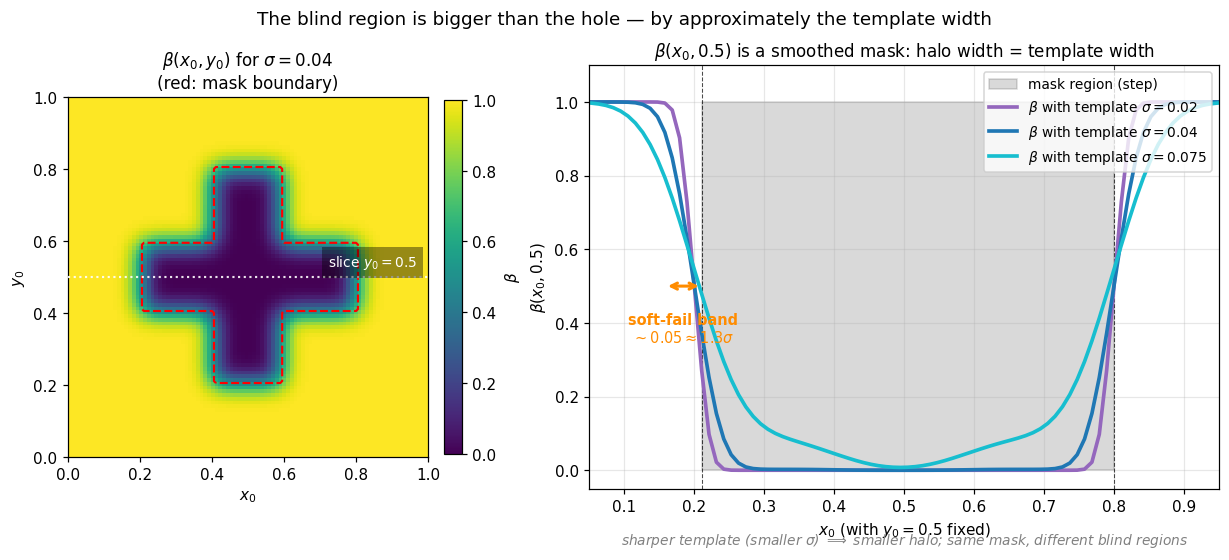

The Python source for this figure:
"""
The blind region is bigger than the hole. The geometric fact is that
beta(x_0, y_0) is a smoothed version of the mask indicator, smoothed
by the template kernel. So the "soft-fail" zone has width ~
template_sigma on each side of the mask, regardless of detection
threshold.

Show this directly: 1D slice through the cross mask with three
different template widths overlaid. The halo width scales linearly
with the template width.

Output: mf_2d_halo.png
"""

import os
import numpy as np
import matplotlib.pyplot as plt

OUTPUT_DIR = '/mnt/user-data/outputs'

N = 96
x_grid = np.linspace(0, 1, N)
y_grid = np.linspace(0, 1, N)
X, Y = np.meshgrid(x_grid, y_grid, indexing='ij')
dx = 1.0 / (N - 1)

# Cross mask
M = np.ones((N, N))
M[(X > 0.40) & (X < 0.60) & (Y > 0.20) & (Y < 0.80)] = 0
M[(X > 0.20) & (X < 0.80) & (Y > 0.40) & (Y < 0.60)] = 0


def beta_map(M, sigma):
    sigma_eff = sigma / np.sqrt(2)
    XX = np.minimum(X, 1 - X)
    YY = np.minimum(Y, 1 - Y)
    h_sq_kernel = np.exp(-(XX ** 2 + YY ** 2) / (2 * sigma_eff ** 2))
    h_sq_kernel /= h_sq_kernel.sum()
    return np.real(np.fft.ifft2(np.fft.fft2(M) * np.fft.fft2(h_sq_kernel)))


sigmas_to_show = [0.020, 0.040, 0.075]
beta_maps = {s: beta_map(M, s) for s in sigmas_to_show}

j_slice = N // 2
M_slice = M[:, j_slice]

mask_idx = np.where(M_slice < 0.5)[0]
mask_left = x_grid[mask_idx[0]]
mask_right = x_grid[mask_idx[-1]]
print(f"Cross arm boundary on slice: [{mask_left:.3f}, {mask_right:.3f}]")

fig = plt.figure(figsize=(13.5, 5.0))
gs = fig.add_gridspec(1, 2, width_ratios=[1, 1.6], wspace=0.25)

# Left: 2D beta map for the middle template width
ax = fig.add_subplot(gs[0])
sigma_show = 0.040
beta_show = beta_maps[sigma_show]
im = ax.imshow(beta_show.T, origin='lower', cmap='viridis', vmin=0, vmax=1,
               extent=[0, 1, 0, 1])
ax.contour(X.T, Y.T, M.T, levels=[0.5], colors='red',
           linewidths=1.4, linestyles='--', zorder=3)
ax.axhline(0.5, color='white', linewidth=1.4, linestyle=':', alpha=0.9, zorder=4)
ax.text(0.97, 0.515, r'slice $y_0=0.5$', color='white', fontsize=9,
        ha='right', va='bottom', zorder=5,
        bbox=dict(facecolor='black', alpha=0.4, edgecolor='none'))
ax.set_xlabel('$x_0$')
ax.set_ylabel('$y_0$')
ax.set_title(rf'$\beta(x_0,y_0)$ for $\sigma={sigma_show}$' '\n'
             '(red: mask boundary)', fontsize=11)
plt.colorbar(im, ax=ax, fraction=0.045, pad=0.04, label=r'$\beta$')

# Right: 1D slice with three template widths
ax = fig.add_subplot(gs[1])
ax.fill_between(x_grid, 0, 1, where=(M_slice < 0.5), color='black',
                alpha=0.15, step='mid', label='mask region (step)')
ax.axvline(mask_left, color='black', linewidth=0.7, linestyle='--', alpha=0.7)
ax.axvline(mask_right, color='black', linewidth=0.7, linestyle='--', alpha=0.7)

colors = ['tab:purple', 'tab:blue', 'tab:cyan']
for sigma, color in zip(sigmas_to_show, colors):
    beta_slice = beta_maps[sigma][:, j_slice]
    ax.plot(x_grid, beta_slice, color=color, linewidth=2.4,
            label=fr'$\beta$ with template $\sigma={sigma}$')

# Annotate halo width using middle sigma
sigma_ann = 0.040
beta_ann = beta_maps[sigma_ann][:, j_slice]
soft_threshold = 0.95
halo_entry_idx_L = np.where((beta_ann < soft_threshold) & (x_grid < mask_left))[0]
if len(halo_entry_idx_L) > 0:
    halo_entry_L = x_grid[halo_entry_idx_L[0]]
    halo_width_L = mask_left - halo_entry_L
    ax.annotate('', xy=(halo_entry_L, 0.5), xytext=(mask_left, 0.5),
                arrowprops=dict(arrowstyle='<->', color='darkorange', lw=2))
    ax.text((halo_entry_L + mask_left) / 2, 0.43,
            f'soft-fail band\n' fr'$\sim {halo_width_L:.2f} \approx {halo_width_L/sigma_ann:.1f}\sigma$',
            color='darkorange', ha='center', va='top', fontsize=9.5,
            fontweight='bold')

ax.set_xlabel(r'$x_0$ (with $y_0 = 0.5$ fixed)')
ax.set_ylabel(r'$\beta(x_0, 0.5)$')
ax.set_xlim(0.05, 0.95)
ax.set_ylim(-0.05, 1.10)
ax.set_title(r'$\beta(x_0, 0.5)$ is a smoothed mask: halo width = template width',
             fontsize=11)
ax.legend(loc='upper right', fontsize=9)
ax.grid(alpha=0.3)

ax.text(0.5, -0.10,
        r'sharper template (smaller $\sigma$) $\Longrightarrow$ smaller halo; '
        r'same mask, different blind regions',
        ha='center', va='top', fontsize=9, color='gray',
        transform=ax.transAxes, style='italic')

plt.suptitle('The blind region is bigger than the hole — '
             'by approximately the template width',
             fontsize=12)
plt.tight_layout(rect=[0, 0.04, 1, 0.94])
plt.savefig(f'{OUTPUT_DIR}/mf_2d_halo.png', dpi=110, bbox_inches='tight')
plt.close()
print(f"Saved {OUTPUT_DIR}/mf_2d_halo.png")
